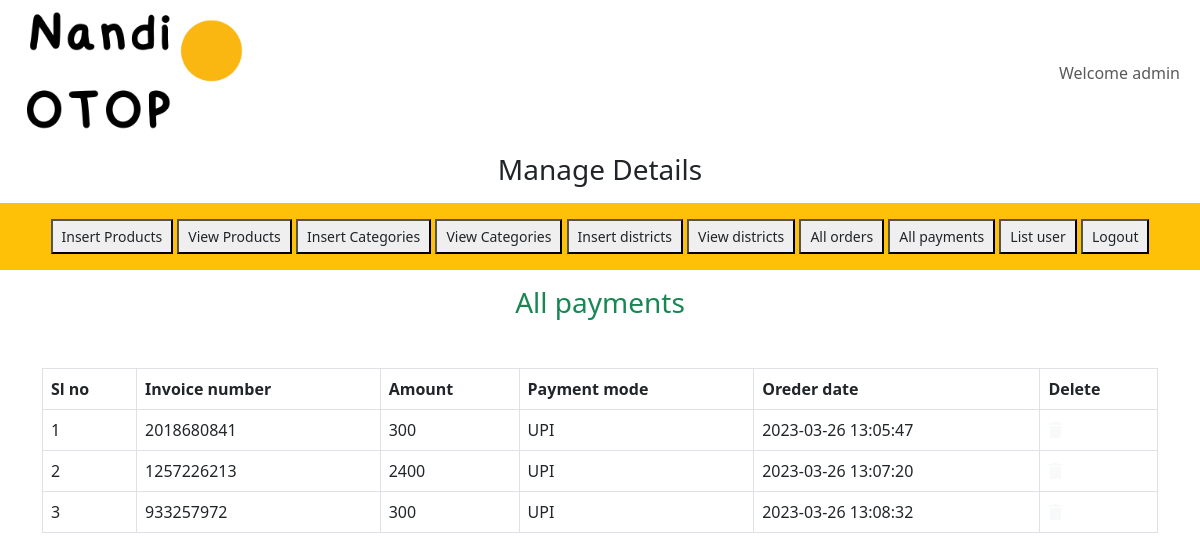
/admin_area/index.php?list_payments (signed in), run on the app's committed database.
### tables this page shows
CREATE TABLE `user_payments` (
  `payment_id` int(11) NOT NULL,
  `order_id` int(11) NOT NULL,
  `invoice_number` int(11) NOT NULL,
  `amount` int(11) NOT NULL,
  `payment_mode` varchar(255) NOT NULL,
  `date` timestamp NOT NULL DEFAULT current_timestamp() ON UPDATE current_timestamp()
);

### admin_area/list_payments.php (the view, shortened to what this page needs)
<h3 class="text-center text-success">All payments</h3>
<table class="table table-bordered mt-5">
    <thead class="bg-warning">
        <?php
        $get_payments="select * from `user_payments`";
        $result=mysqli_query($con,$get_payments);
        $row_count=mysqli_num_rows($result);
        if($row_count==0){
            echo"<h2 class='text-danger text-center mt-5'>No payments received yet</h2>";
        }else{
            echo "
            <tr>
            <th>Sl no</th>
            <th>Invoice number</th>
            <th>Amount</th>
            <th>Payment mode</th>
            <th>Oreder date</th>
            <th>Delete</th>
            </tr>
            </thead>
            <tbody class='bg-secondary text-light'>";
        ?>
        <?php
            $number=0;
            while($row_data=mysqli_fetch_assoc($result)){
                $payment_id=$row_data['payment_id'];
                $amount=$row_data['amount'];
                $invoice_number=$row_data['invoice_number'];
                $payment_mode=$row_data['payment_mode'];
                $date=$row_data['date'];
                $number++;
                ?>
                <tr>
                <td><?php echo $number?></td>
                <td><?php echo $invoice_number?></td>
                <td><?php echo $amount?></td>
                <td><?php echo $payment_mode?></td>
                <td><?php echo $date?></td>
                <td><a href='index.php?delete_payment=<?php echo $payment_id?>' class='text-light'><i class='fa-solid fa-trash'></i></a></td>
                </tr>
<?php
            }
        }
?>
    </tbody>
</table>

### style.css (style rules this page uses)
* { margin: 0; padding: 0; box-sizing: border-box; }

### admin_area/index.php (style rules this page uses)
body { overflow-x:hidden; }

### data on the page
user_payments: invoice_number "2018680841", amount "300", payment_mode "UPI", date "2023-03-26 13:05:47"
user_payments: invoice_number "1257226213", amount "2400", payment_mode "UPI", date "2023-03-26 13:07:20"
user_payments: invoice_number "933257972", amount "300", payment_mode "UPI", date "2023-03-26 13:08:32"

### other printed values
$_SESSION['admin_name'] "admin"
